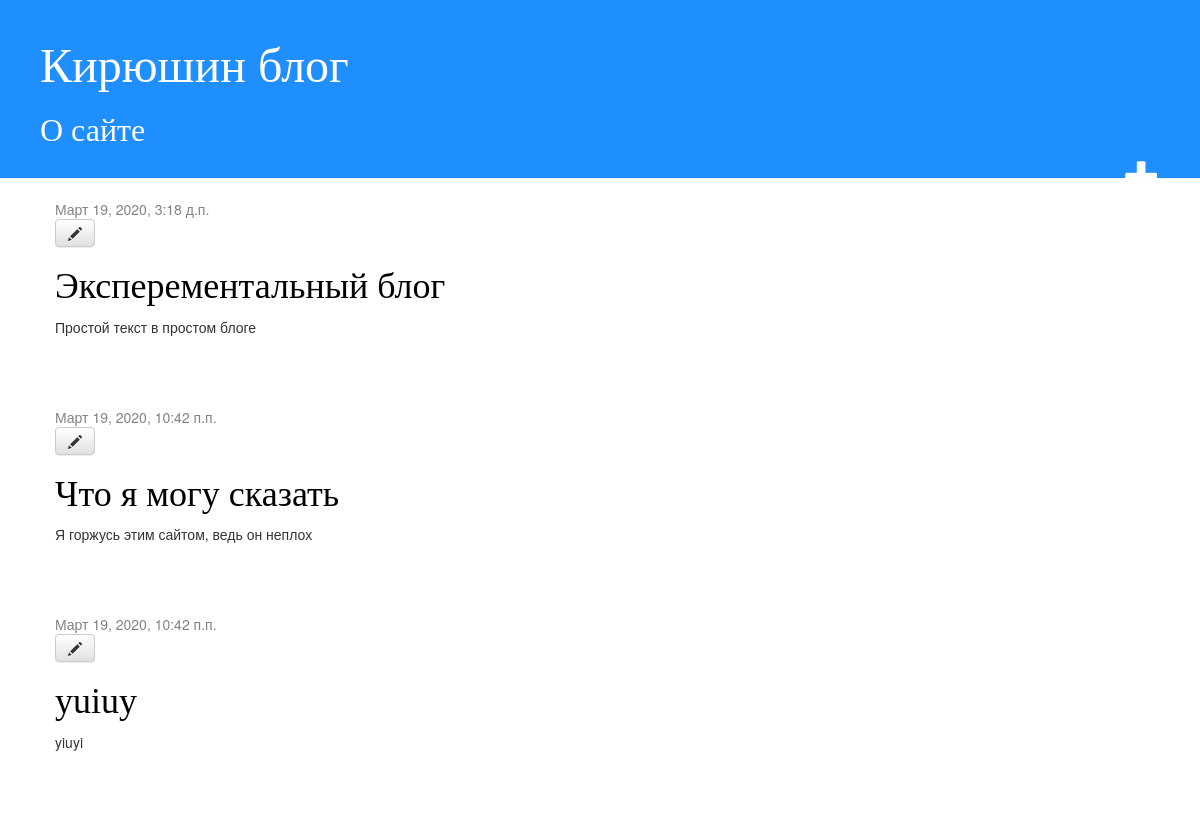
The app's page / (signed in) with its own data.
### blog/models.py (models this page shows, shortened)
class Post(models.Model):
	author = models.ForeignKey(settings.AUTH_USER_MODEL, on_delete=models.CASCADE)
	title = models.CharField('названии статьи', max_length = 200)
	text = models.TextField('текст статьи')
	published_date = models.DateTimeField('Дата публикации')

### blog/views.py (the view)
# urls.py: path('', views.post_list, name='post_list'),
def post_list(request):
	posts = Post.objects.filter(published_date__lte=timezone.now()).order_by('published_date')
	return render(request, 'blog/post_list.html', {'posts': posts})

### blog/templates/blog/post_list.html
{% extends 'blog/base.html' %}
{% block content %}
    {% for post in posts %}
        <div class="post">
            <div class="date">
                {{ post.published_date }}
            </div>
            <a class="btn btn-default" href="{% url 'post_edit' pk=post.pk %}"><span class="glyphicon glyphicon-pencil"></span></a>
            <h1><a href="{% url 'post_detail' pk=post.pk %}">{{ post.title }}</a></h1>
            <p>{{ post.text|linebreaksbr }}</p>
        </div>
    {% endfor %}
{% endblock %}

### blog/static/css/blog.css (style rules this page uses)
h1, h2, h3, h4 { font-family: 'Lobster', cursive; }
.date { color: #828282; }
.post { margin-bottom: 70px; }
.post h1 a, .post h1 a:visited { color: #000000; }

### records on screen
Post: published_date "Март 19, 2020, 3:18 д.п.", title "Эксперементальный блог", text "Простой текст в простом блоге"
Post: published_date "Март 19, 2020, 10:42 п.п.", title "Что я могу сказать", text "Я горжусь этим сайтом, ведь он неплох"
Post: published_date "Март 19, 2020, 10:42 п.п.", title "yuiuy", text "yiuyi"
